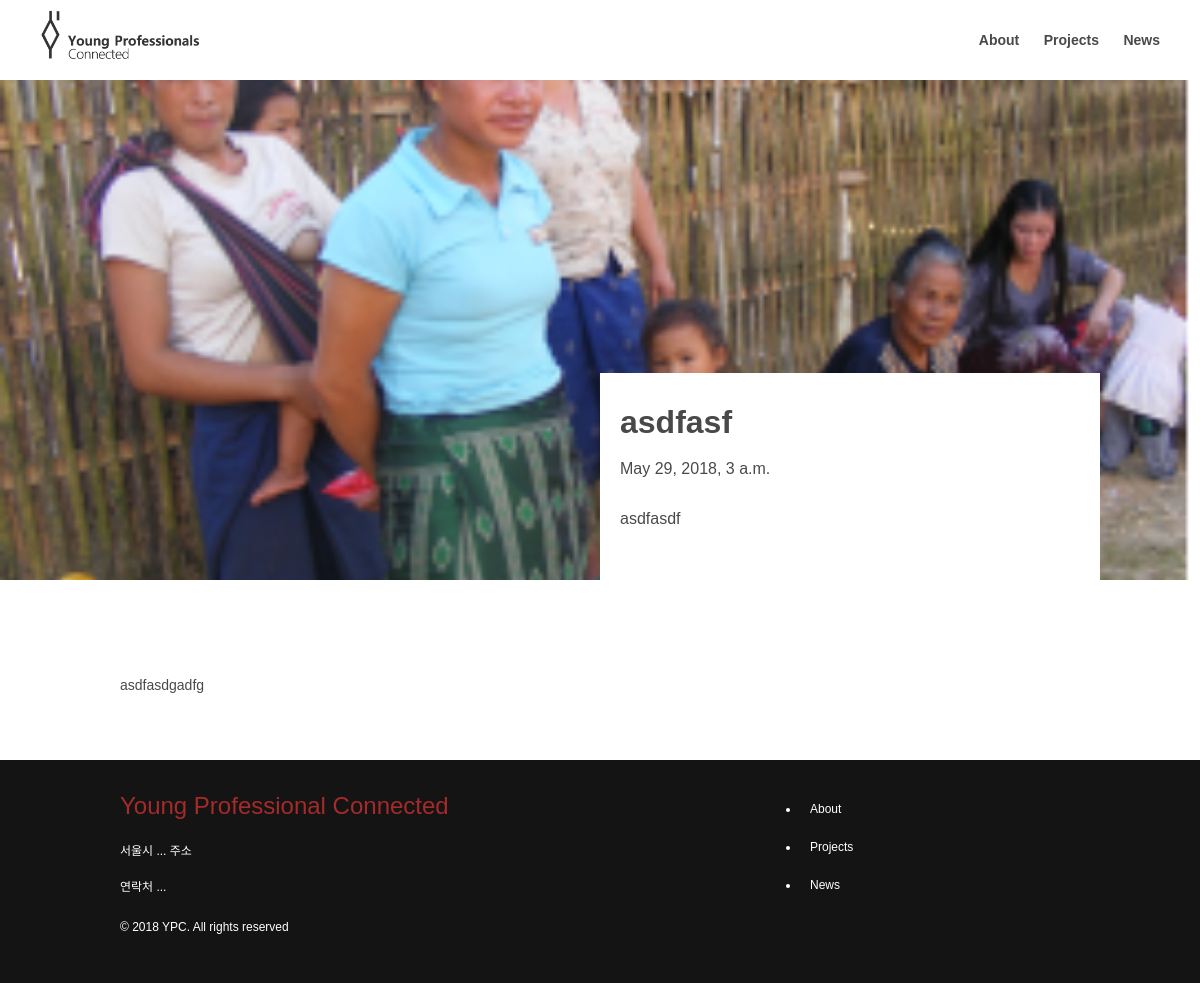
The app's page /news/7/ with its own data.
### news/models.py (models this page shows, shortened)
class News(models.Model):
    author = models.ForeignKey('auth.User', on_delete=models.CASCADE)
    title = models.CharField(max_length=20)
    description = models.TextField(null=True)
    text = models.TextField()
    cover_image = models.ImageField(null=True, upload_to="news")
    created_date = models.DateTimeField(default=timezone.now)
    published_date = models.DateTimeField(blank=True, null=True)

### news/views.py (the view)
# urls.py: path('<int:pk>/', views.news_detail, name='news_detail'),
def news_detail(request, pk) :
    news = get_object_or_404(News, pk=pk)
    return render(request, 'news/news_detail.html', {'news': news})

### news/templates/news/news_detail.html (shortened to what this page needs)
{% extends 'base.html' %}
{% block content %}
    <div class="project-intro" style="background: url('/media/{{ news.cover_image }}'); background-position: center; background-size: cover;">
        <div class="intro-container">
            <div class="intro-description-box">
                <h3>{{ news.title }}</h3>
                <p class="teamName">{{ news.published_date }}</p>
                <p class="description">{{ news.description }}</p>
            </div>
        </div>
    </div>
    <div class="container">
        <div class="content">
            <div class="content-description">
                {{ news.text | safe }}
            </div>
        </div>
    </div>
{% endblock %}

### static/css/layout.css (style rules this page uses)
* { box-sizing: border-box; }
body { width: 100%; height: 100%; font-family: 'Noto Sans KR', sans-serif; font-weight: 500; color: #494949; }
p { line-height: 20px; }
.container { width: var(--container-width); height: 100%; margin: var(--header-height) auto 0 auto; padding: 0 20px; display: flex; }
.content { width: 100%; }
.content p { line-height: 30px; }
.content-description p { margin: 10px 0; font-size: 14px; }

### static/css/projects.css (style rules this page uses)
:root { --project-item-height: 400px; --item-img-box-height: 200px; --item-description-height: calc(100% - var(--item-img-box-height)); --intro-container-height: 500px; --intro-container-mobile-height: 500px; --intro-description-height: 240px; --intro-description-mobile-height: 180px; --intro-description-width: 500px; }
.project-intro { width: 100%; margin-top: var(--header-height); position: relative; }
.project-intro > .intro-container { width: var(--container-width); height: var(--intro-container-height); margin: 0 auto; position: relative; }
.intro-description-box { width: var(--intro-description-width); height: fit-content; position: absolute; bottom: 0px; right: 0px; padding: 20px; background-color: rgba(255,255,255,1); }
.intro-description-box h3 { padding: 10px 0; font-size: 32px; font-weight: bold; }
.intro-description-box > .description { padding: 10px 0; font-size: 16px; text-align: left; line-height: 180%; word-wrap:break-word; }

### static/css/global.css (style rules this page uses)
:root { --header-height: 80px; --container-width: 1000px; --color-bright-black : #848484; --color-dark-black : #141414; --color-list-hover : #eb1313; --color-list-clicked : #eb1313; }

### records on screen
News: cover_image (picture), title "asdfasf", published_date "May 29, 2018, 3 a.m.", description "asdfasdf", text "asdfasdgadfg"
